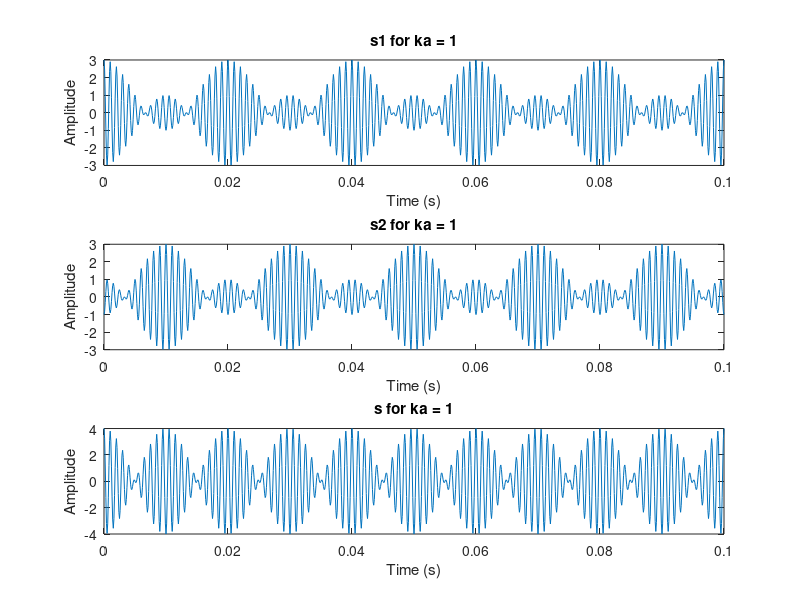
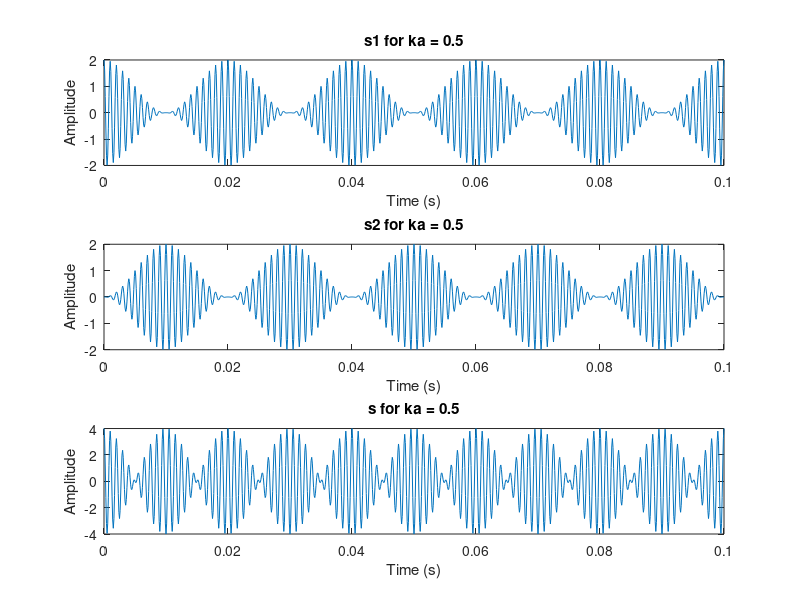
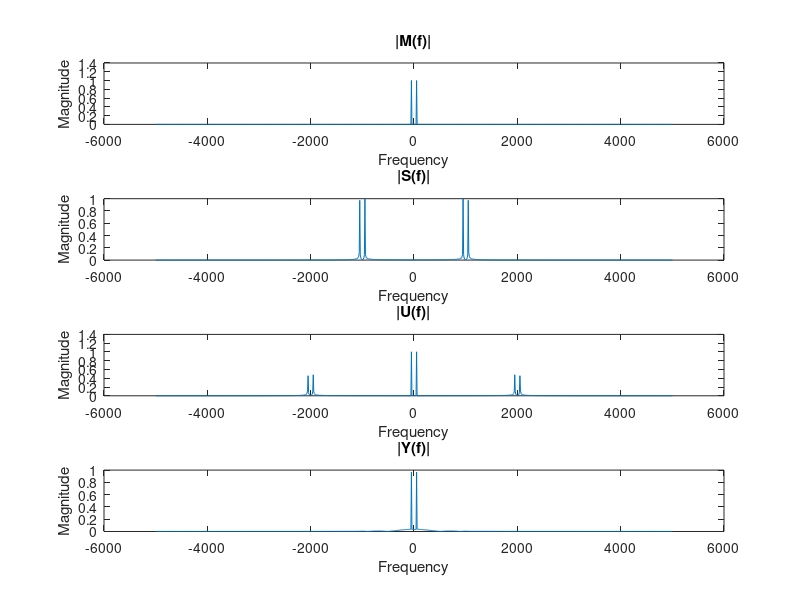
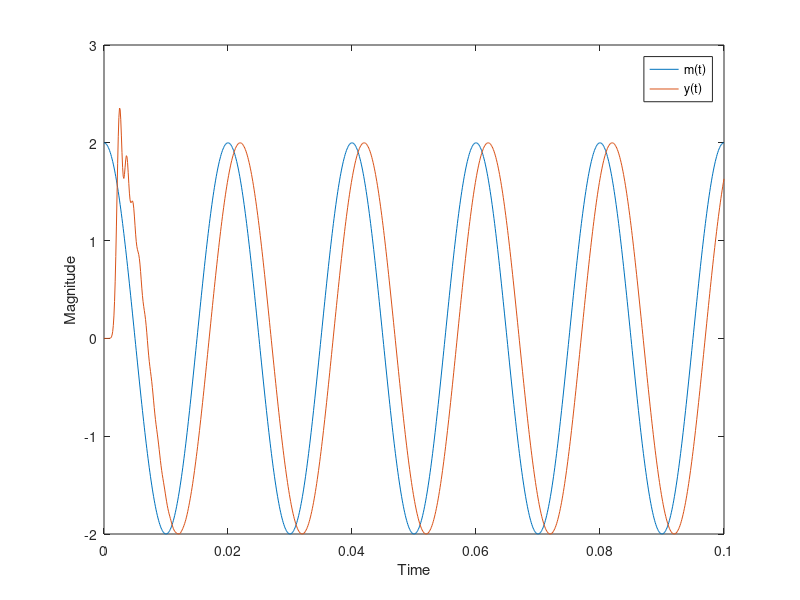

Here is the MATLAB script that generated these plots, in order:
% Bir sinyalin DSB-SC AM'ini, demodulasyona ugramis halini ve de 
% bunlarin Fourier transformasyonlarini plot fonksiyonlari ile gosteren kod.

Am = 2;
fm = 50;
Ac = 1;
fc = 1000;
Fs = 10000;
t = 0:1/Fs:0.1;
ka1 = 1;
ka2 = 0.5;
demod = 1*cos(2*pi*fc*t);
m = Am * cos(2*pi*fm*t);
c = Ac * cos(2*pi*fc*t);

s1 =(1 + ka1*m).*c;
s2 = (1 + ka1*(-1)*m).*c;
s = s1-s2;

s12 =(1 + ka2*m).*c;
s22 = (1 + ka2*(-1)*m).*c;
s_2 = s1-s2;

figure(1)
subplot(311)
plot(t,s1)
title('s1 for ka = 1')
xlabel('Time (s)')
ylabel('Amplitude')

subplot(312)
plot(t,s2)
title('s2 for ka = 1')
xlabel('Time (s)')
ylabel('Amplitude')

subplot(313)
plot(t,s)
title('s for ka = 1')
xlabel('Time (s)')
ylabel('Amplitude')



figure(2)
subplot(311)
plot(t,s12)
title('s1 for ka = 0.5')
xlabel('Time (s)')
ylabel('Amplitude')

subplot(312)
plot(t,s22)
title('s2 for ka = 0.5')
xlabel('Time (s)')
ylabel('Amplitude')

subplot(313)
plot(t,s_2)
title('s for ka = 0.5')
xlabel('Time (s)')
ylabel('Amplitude')

n = 20;
u = s_2.*demod;

[b,a] = butter(n,fc/(Fs/2),'low');
uf = filter(b,a,u);

N = 1001;

w = linspace(-Fs/2,Fs/2,N);

mft = abs(fftshift(fft(m)))/N;
s_2ft = abs(fftshift(fft(s_2)))/N;
uft = abs(fftshift(fft(u)))/N;
yft = abs(fftshift(fft(uf)))/N;

figure(3)
subplot(411)
plot(w,mft)
title('|M(f)|')
xlabel('Frequency')
ylabel('Magnitude')

subplot(412)
plot(w,s_2ft)
title('|S(f)|')
xlabel('Frequency')
ylabel('Magnitude')

subplot(413)
plot(w,uft)
title('|U(f)|')
xlabel('Frequency')
ylabel('Magnitude')

subplot(414)
plot(w,yft)
title('|Y(f)|')
xlabel('Frequency')
ylabel('Magnitude')

figure(4)
plot(t,m)
hold on 
plot(t,uf)
legend('m(t)','y(t)')
xlabel('Time')
ylabel('Magnitude')
